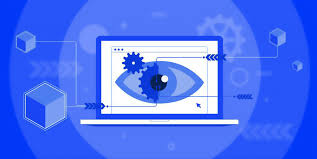
#> input picture cv.jpeg, 317 x 159 px
$ python object_detection.py
#> lines starting #> are read from the running program, lines starting #| are printed output that depends on the picture; after the words box and inside, x2 and y2 are one past the last pixel; in counts of white or black regions, pixels touching at a corner belong together
import cv2
import numpy as np

# Load an image
image = cv2.imread('cv.jpeg')
#> image is the input picture: shape (159, 317, 3); mean B, G, R 245.6, 116.8, 79.6
if image is None:
    raise FileNotFoundError("Image file not found.")

# Convert to grayscale
gray = cv2.cvtColor(image, cv2.COLOR_BGR2GRAY)
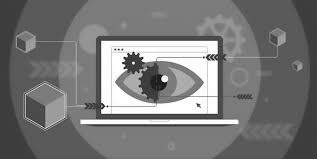
#> gray: shape (159, 317); min 4, max 255, mean 120.3
cv2.imshow('gray Boxes', gray)
# Use edge detection (Canny)
edges = cv2.Canny(gray, threshold1=50, threshold2=150)
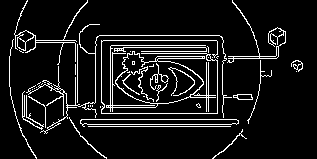
#> edges: shape (159, 317); 9% white in thin lines or dots
cv2.imshow('edges Boxes', edges)

# Find contours
black_image=np.zeros_like(image)
contours, _ = cv2.findContours(edges, cv2.RETR_EXTERNAL, cv2.CHAIN_APPROX_SIMPLE)
#> contours = 34 contours, 22 with area under 20; largest, box (x1, y1, x2, y2) and area: (106, 45, 216, 112) 3128, (80, 119, 239, 127) 778, (227, 0, 286, 63) 252, (14, 0, 88, 65) 228, (26, 24, 232, 134) 120


cv2.drawContours(black_image, contours, -1, (255,0,0),2)
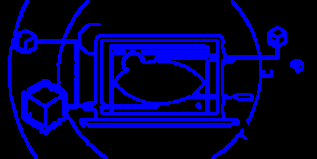
#> black_image: shape (159, 317, 3); mean of channels 0, 1, 2 58.3, 0, 0; drawn as B, G, R
# Draw bounding boxes
for contour in contours:
    x, y, w, h = cv2.boundingRect(contour)
    cv2.rectangle(black_image, (x, y), (x + w, y + h), (0, 255, 0), 2)
#> this loop made 34 passes
#> (x, y, w, h) on passes 1, 3, 4, 9, 10, 11, 12, 13, 14, 15, 17, 18: (212, 129, 35, 30), (80, 119, 159, 8), (69, 117, 38, 42), (196, 103, 5, 5), (28, 96, 18, 32), (233, 94, 20, 6), (22, 91, 22, 39), (32, 89, 1, 1), (34, 88, 1, 1), (36, 87, 1, 1), (37, 82, 4, 3), (296, 71, 1, 1)
#> (contour, x, y, w, h) on passes 2, 5, 6, 7, 8, 16: ([[88, 126], [230, 126]], 88, 126, 143, 1), ([[100, 106], [100, 107]], 100, 106, 1, 2), ([[92, 105], [92, 106]], 92, 105, 1, 2), ([[90, 105], [90, 106]], 90, 105, 1, 2), ([[88, 105], [88, 106]], 88, 105, 1, 2), ([[42, 83], [41, 84]], 41, 83, 2, 2)
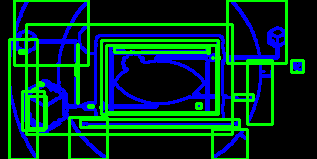
#> black_image: shape (159, 317, 3); 19.94% of pixels changed, all inside (x1, y1, x2, y2) = (8, 0, 305, 159); drawn as B, G, R

# Display the result
cv2.imshow('Bounding Boxes', black_image)
cv2.waitKey(0)
cv2.destroyAllWindows()
